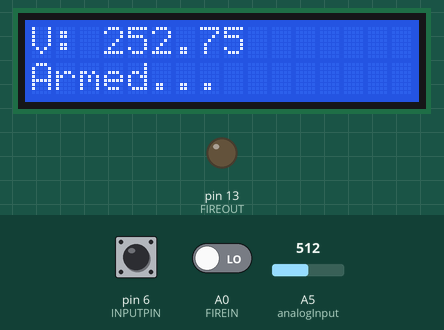
Simulated run of this sketch. Board: Arduino Uno, built with avr-gcc and run on an emulated ATmega328P. Shown: 16×2 character LCD, output pins drawn as LEDs (lit = HIGH). The test bench sets the inputs (shaded band); at power-on: A0 (FIREIN) LOW, pin 6 (INPUTPIN) LOW, A5 (analogInput) = 512. What the sketch prints to the serial monitor is not drawn.

Above: at 1.2 s.
1.3 s: A0 (FIREIN) driven HIGH
At 2.0 s:
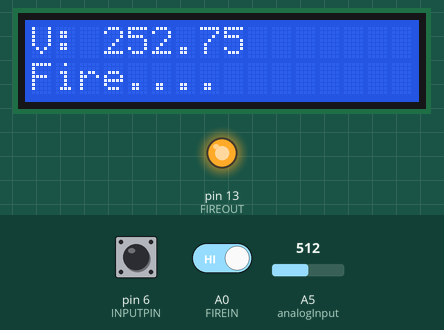
2.9 s: pin 6 (INPUTPIN) pulsed HIGH 2 times (0.12 s each, 0.3 s apart)
At 5.2 s:
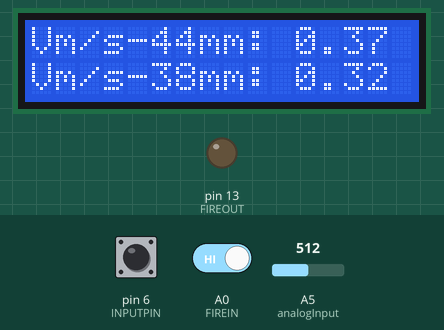
At 15.5 s:
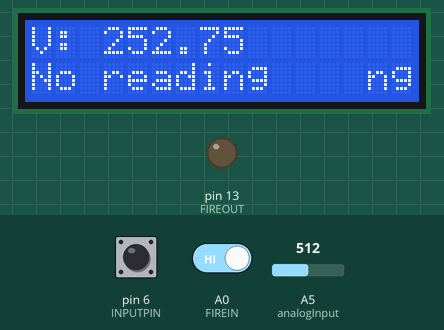
Timing chart, 0 to 24.0 s (numbered marks = the images above; inputs shaded):
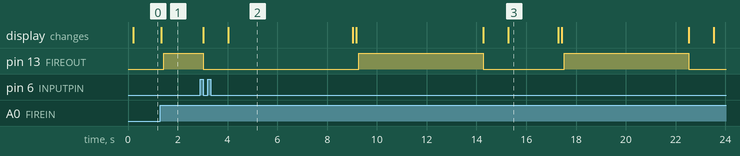

Measured:
- after the input at 1.3 s, pin 13 (FIREOUT): LOW → HIGH after 0.13 s; the display: changes at once (image 1)
- what the display in image 2 shows lasts 5.0 s, from 4.0 s to 9.0 s

The sketch:

VelocityMeter.ino
```cpp
/*
 CoilGun Velocity Meter
 a) Measures and prints voltage until it is stable. Divider sized for 500V
 b) Measure pulse width as projectlie passes in front of CNY70
 c) Converts pulse duration to velocity based on the length of projectile and prints it

  The circuit:
 * LCD RS pin to digital pin 12
 * LCD Enable pin to digital pin 11
 * LCD D4 pin to digital pin 5
 * LCD D5 pin to digital pin 4
 * LCD D6 pin to digital pin 3
 * LCD D7 pin to digital pin 2
 * LCD R/W pin to ground
 * LCD VSS pin to ground
 * LCD VCC pin to 5V
 * 10K resistor:
 * ends to +5V and ground
 * wiper to LCD VO pin (pin 3)

 */

#include <avr/io.h>
#include <avr/interrupt.h>

// include the library code:
#include <LiquidCrystal.h>

//volatile uint16_t cnt = 0;
// unsigned int pulse_counts = 0;
const byte INPUTPIN = 6;
const byte FIREIN = A0;
const byte FIREOUT = 13;


// Controls
#define noPulseInterrupts 1
#define usePulseInLong    0

// Must have interrupts for pulseInLong
#if usePulseInLong
  #define noPulseInterrupts 0
#endif

const uint32_t PWM_TIMEOUT=5000000UL;

int analogInput=A5;


// initialize the library with the numbers of the interface pins
LiquidCrystal lcd(12, 11, 5, 4, 3, 2);


void setup()
{
  Serial.begin(9600);
  Serial.println("Velocity Meter 1.0");
  pinMode(INPUTPIN, INPUT);
  pinMode(analogInput, INPUT);
  pinMode(FIREIN, INPUT);
  pinMode(FIREOUT, OUTPUT);


  // initialize digital pin LED_BUILTIN as an output.
  pinMode(LED_BUILTIN, OUTPUT);

  // set up the LCD's number of columns and rows:
  lcd.begin(16, 2);
  // Print a message to the LCD.
  lcd.println("Velocity Meter");
}


// the loop function runs over and over again forever
void loop() {
  unsigned long val;

start:
  // Read voltage until  it  is  stable
  lcd.clear();
  lcd.print("V: ");
  float v;
  uint32_t i = 0;
  do {
      v = readVoltage();
      lcd.setCursor(3, 0);
      lcd.println(v);
      delay (100);
  } while (i++ < 200 && abs(readVoltage() - v) >= 1);

  Serial.print("Time: ");
  Serial.print(millis());
  Serial.print(" Voltage: ");
  Serial.println(v);
  Serial.println(" Armed");
  Serial.flush(); // Needed since serial requires interrupts to operate.

  lcd.setCursor(0, 1);
  lcd.print("Armed...");

  // Read voltage and  read fire buttom
  i = 0;
  do {
    if (digitalRead(FIREIN))
      break;

    v = readVoltage();
    lcd.setCursor(3, 0);
    lcd.println(v);
    delay (100);
  } while (i++ < 200 && abs(readVoltage() - v) <= 1);

  // Check  if loop terminated  b/c of FIRE button or timeout
  if  (!digitalRead(FIREIN))
     goto start;

  lcd.setCursor(0, 1);
  lcd.print("Fire...");
  delay(100);
  digitalWrite(FIREOUT, HIGH);

  if(noPulseInterrupts)
      noInterrupts();
  if (usePulseInLong)
      val = pulseInLong(INPUTPIN,HIGH,PWM_TIMEOUT);
  else
      val = pulseIn(INPUTPIN,HIGH,PWM_TIMEOUT);
  interrupts();
  digitalWrite(FIREOUT, LOW);

  lcd.setCursor(0, 1);
  lcd.print("Fired. Analyzing");
  delay(1000);

  //val = 200;
  if (val) {

     float velocity44mm = 44*1000./val;
     float velocity38mm = 38*1000./val;

     Serial.print("Time high (us): ");
     Serial.print(val);

     Serial.print(" Velocity (m/s) 44mm/38mm: ");
     Serial.print(velocity44mm);
     Serial.print("/");
     Serial.println(velocity38mm);

     lcd.clear();
     lcd.print("Vm/s-44mm: ");
     lcd.print(velocity44mm);
     lcd.setCursor(0, 1);
     lcd.print("Vm/s-38mm: ");
     lcd.println(velocity38mm);
     delay(5000);
  } else
  {
    // set the cursor to column 0, line 1
    // (note: line 1 is the second row, since counting begins with 0):
    lcd.setCursor(0, 1);
    lcd.print("No reading    ");
    Serial.println("No reading");
    delay(2000);
  }

}


float readVoltage() {

  float vout;
  float vin;
  float R1 = 1000000.0;
  float R2 = 10000.0;
  float cal = 1.0;

  int value;
  value = analogRead(analogInput);
  if (value == 1) // Under resolution margin
    value = 0;
  // Serial.print("v: ");
  //  Serial.println(value);
  vout = (value * 5) / 1023.0;
  vin = cal* vout / (R2 / (R1 + R2));


  return vin;
}

//void loop()
//{
//  // initialize Timer1
//  cli();
//  // reset counters
//  cnt = 0;
//  TCNT1 = 0;
//  // reset registers
//  TCCR1A = 0;
//  TCCR1B = 0;
//
//  pulse_counts++;
//  // wait for HIGH
//  while ((PIND & B00001000) == B00000000);
//  // Set CS10 bit so timer runs at clock speed: 16 MHz
//  TCCR1B |= (1 << CS10);
//  // enable Timer1 overflow interrupt:
//  TIMSK1 = (1 << TOIE1);
//
//  // enable global interrupts:
////  sei();
//
//  // keep counting until LOW
//  while ((PIND & B00001000) == B00001000);
//  // stop IRQ's
//
//
//  TIMSK1 = 0;
//  TCCR1B = 0;
//// cli();
//
//    // Read the counters and convert to long
//  uint16_t x = TCNT1;  // work copy
//  uint32_t total = (uint32_t)cnt  + (uint32_t)x;
//  float usec = (1.0 * total) / 16;
//
//  // Display values
//  Serial.print(x, DEC);
//  Serial.print(" \t ");
//  Serial.print(usec, 2);
//  Serial.print(" \t ");
//  Serial.print("Count = ");
//  Serial.println(pulse_counts);
//
//  // Wait a while
////  delay(1000);
//}
//
//// count the overflows in IRQ
//ISR(TIMER1_OVF_vect)
//{
//  cnt++;
//}
```
